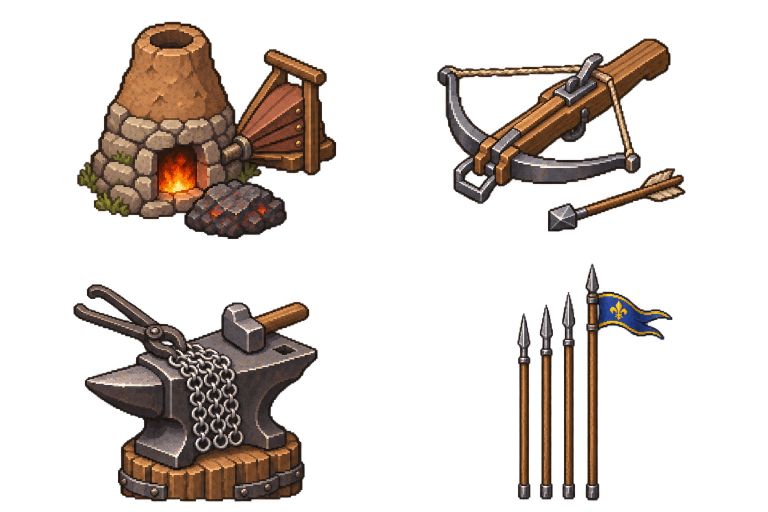
#> input picture art/ui-quelle/forschung_ikonen_ruestung.png, 1536 x 1024 px (shown at 1/2 size)
$ python forschung_ikonen_ruestung.py
#> lines starting #> are read from the running program, lines starting #| are printed output that depends on the picture
#!/usr/bin/env python3
"""Forschungs-Ikonen der Militärwirtschaft aus dem Codex-Bild schneiden (art/ui-quelle/forschung_ikonen_ruestung.png,
Raster 2 × 2, Prompt art/prompts/forschung_ikonen_ruestung.txt).

Wie tools/ui/forschung_ikonen.py: Alpha hart machen (Codex legt einen weichen Schein um jede Ikone, der bleibt unter der
Schwelle weg), Umriss zuschneiden, quadratisch einpassen, auf 96 × 96 verkleinern und nebeneinander nach
assets/ui/forschung_ruestung.png legen. Das Blatt hat wie forschung.png 8 Spalten (die Oberfläche rechnet mit 8), die
Spalten 4–7 bleiben leer. Spalte i = TechDef.icon mit TechDef.iconSheet = "forschung_ruestung" (src/data/ruestung.ts).

    python3 tools/ui/forschung_ikonen_ruestung.py
"""
from pathlib import Path

import numpy as np
from PIL import Image

ROOT = Path(__file__).resolve().parents[2]
SRC = ROOT / "art/ui-quelle/forschung_ikonen_ruestung.png"
OUT = ROOT / "assets/ui/forschung_ruestung.png"
COLS, ROWS, SIZE, PAD, SHEET_COLS = 2, 2, 96, 4, 8
# Reihenfolge im Blatt: Rennofen, Armbrustbau, Kettenschmiede, Gewalthaufen (Zeilen des Codex-Bildes)


def main() -> None:
    im = Image.open(SRC).convert("RGBA")
#> im is the input picture: PIL image 1536x1024 RGBA; mean R, G, B, A 53.2, 39.3, 29.4, 62.1
    a = np.array(im)
    a[:, :, 3] = np.where(a[:, :, 3] >= 200, 255, 0)
    W, H = im.size
#> W = 1536; H = 1024
    sheet = Image.new("RGBA", (SIZE * SHEET_COLS, SIZE), (0, 0, 0, 0))
#> sheet: PIL image 768x96 RGBA; every value is 0
    for r in range(ROWS):
        for c in range(COLS):
            x0, x1, y0, y1 = int(c * W / COLS), int((c + 1) * W / COLS), int(r * H / ROWS), int((r + 1) * H / ROWS)
            cell = a[y0:y1, x0:x1]
            ys, xs = np.where(cell[:, :, 3] > 0)
            crop = Image.fromarray(cell[ys.min():ys.max() + 1, xs.min():xs.max() + 1])
            side = max(crop.size)
            sq = Image.new("RGBA", (side, side), (0, 0, 0, 0))
            sq.paste(crop, ((side - crop.size[0]) // 2, side - crop.size[1]))  # unten bündig wie die Sprite-Ikonen
            small = sq.resize((SIZE - 2 * PAD, SIZE - 2 * PAD), Image.LANCZOS)
            s = np.array(small)
            s[:, :, 3] = np.where(s[:, :, 3] >= 128, 255, 0)
            sheet.paste(Image.fromarray(s), ((r * COLS + c) * SIZE + PAD, PAD))
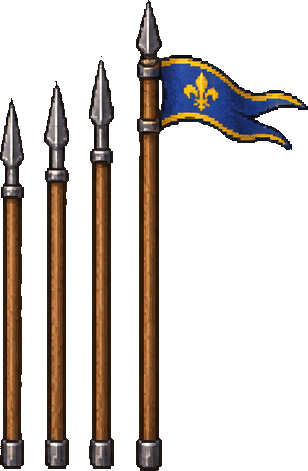
#> crop: PIL image 308x471 RGBA; mean R, G, B, A 70.7, 52.4, 38.5, 67.7; transparent parts drawn white
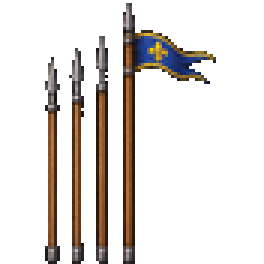
#> s: shape (88, 88, 4) (shown 3 times larger); mean R, G, B, A 21.3, 15, 11.4, 44.1; transparent parts drawn white
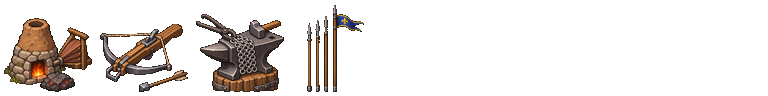
#> sheet: PIL image 768x96 RGBA; mean R, G, B, A 18.7, 13.4, 10.4, 41.4; transparent parts drawn white
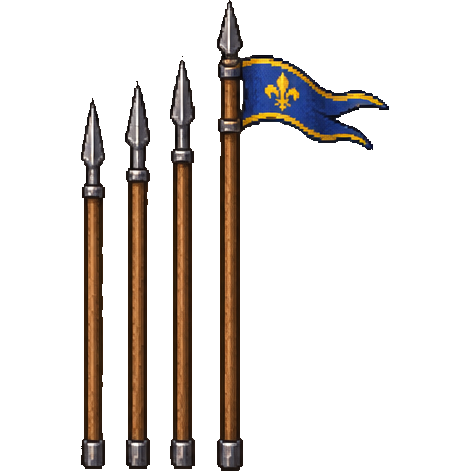
#> sq: PIL image 471x471 RGBA; mean R, G, B, A 46.2, 34.2, 25.1, 44.3; transparent parts drawn white
    sheet.save(OUT, optimize=True)
    print(OUT, sheet.size)
#| assets/ui/forschung_ruestung.png (768, 96)


if __name__ == "__main__":
    main()

$ run again, with art/ui-quelle/befehle_ikonen.png copied over art/ui-quelle/forschung_ikonen_ruestung.png
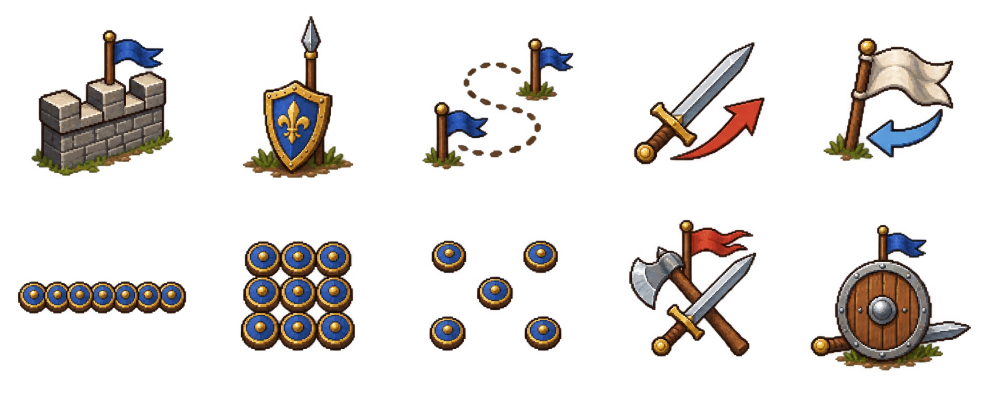
#> input picture art/ui-quelle/befehle_ikonen.png, 1983 x 793 px (shown at 1/2 size)
#> in main, im is the input picture: PIL image 1983x793 RGBA; mean R, G, B, A 23, 18.7, 15.5, 47
#> after the loop in main, `for r in range(ROWS):`:
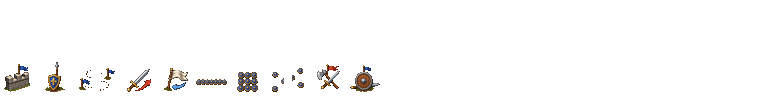
#> sheet: PIL image 768x96 RGBA; mean R, G, B, A 4.9, 3.9, 3.1, 8.7; transparent parts drawn white
#> after the loop in main, `for r in range(ROWS):`:
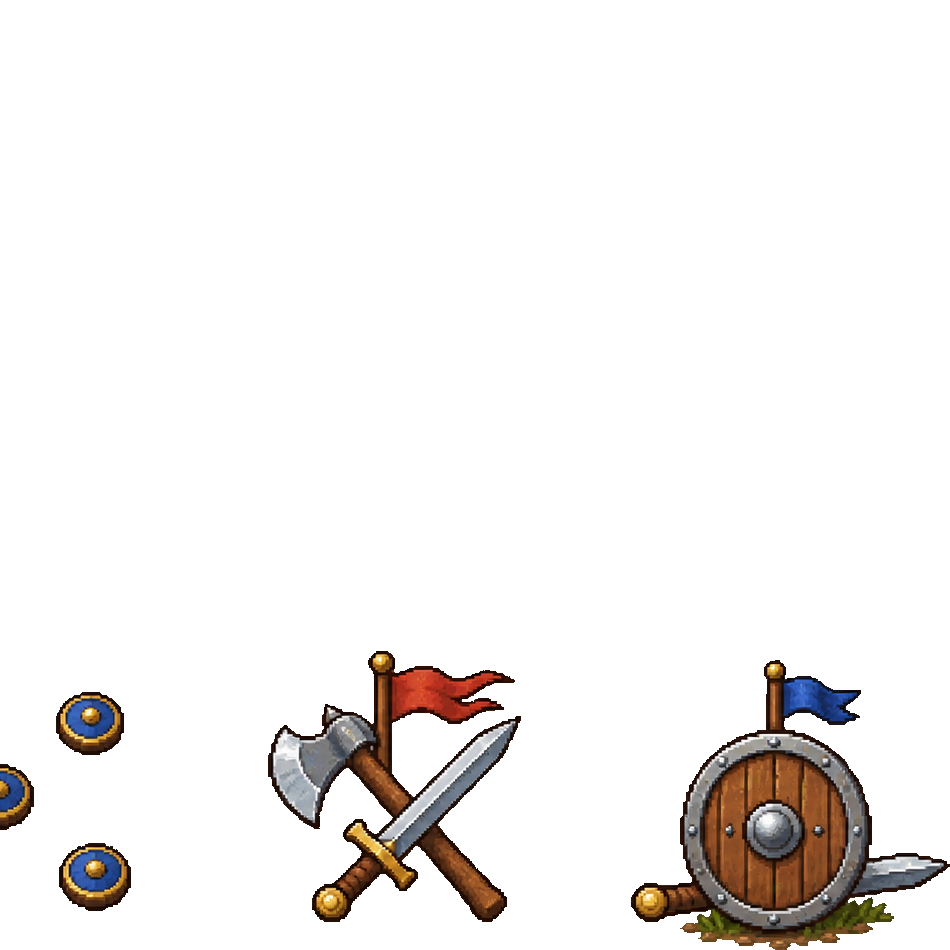
#> sq: PIL image 950x950 RGBA; mean R, G, B, A 11.9, 9, 7.2, 23.1; transparent parts drawn white
#| assets/ui/forschung_ruestung.png (768, 96)

$ run again, with art/ui-quelle/forschung_ikonen.png copied over art/ui-quelle/forschung_ikonen_ruestung.png
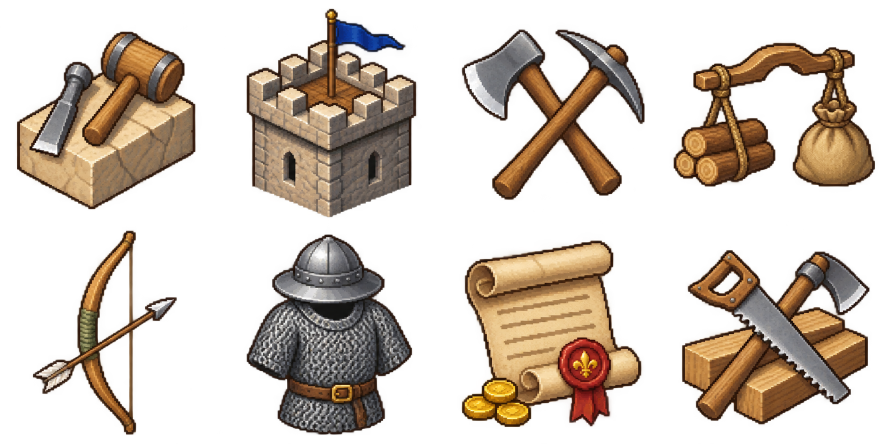
#> input picture art/ui-quelle/forschung_ikonen.png, 1774 x 887 px (shown at 1/2 size)
#> in main, im is the input picture: PIL image 1774x887 RGBA; mean R, G, B, A 55.2, 42.9, 30.9, 92.9
#> after the loop in main, `for r in range(ROWS):`:
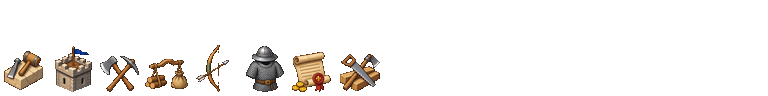
#> sheet: PIL image 768x96 RGBA; mean R, G, B, A 14.1, 10.8, 7.9, 23.9; transparent parts drawn white
#> after the loop in main, `for r in range(ROWS):`:
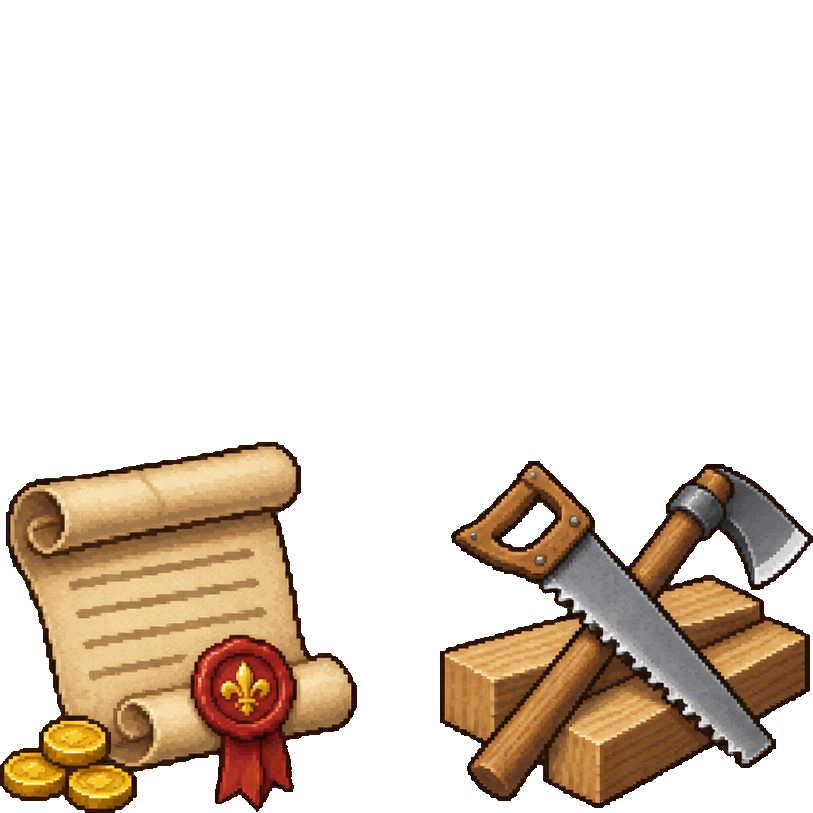
#> sq: PIL image 813x813 RGBA; mean R, G, B, A 46.6, 34.1, 21.8, 67.8; transparent parts drawn white
#| assets/ui/forschung_ruestung.png (768, 96)
